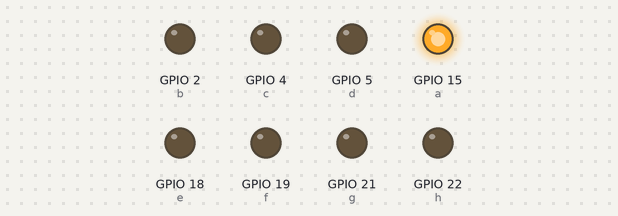
The program below on a simulated ESP32 board running MicroPython. Shown: output pins drawn as LEDs (lit = HIGH). Threads take turns every 2 ms.

Above: at 0.07 s.
At 0.72 s:
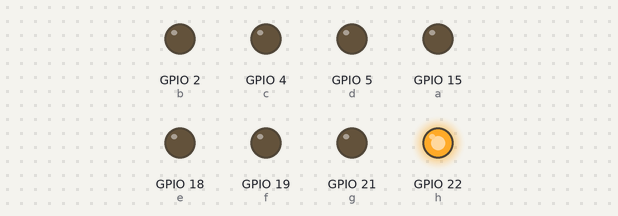
At 1.32 s:
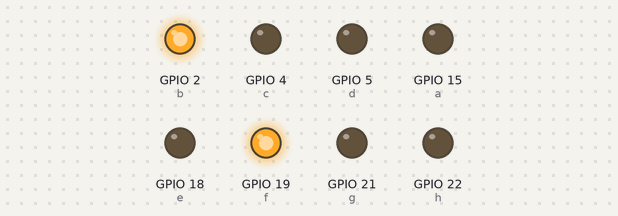
At 2.57 s:
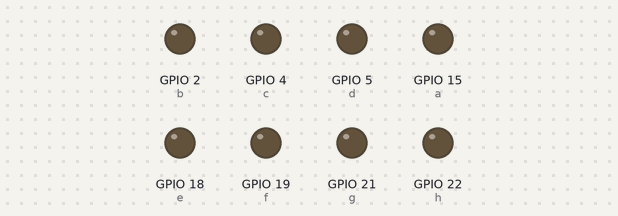
At 3.82 s:
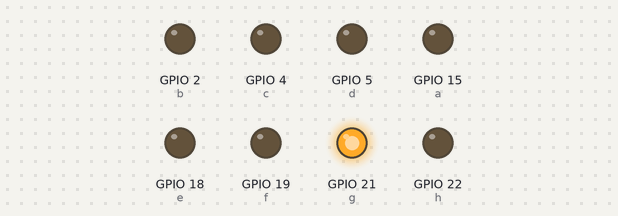
At 5.12 s:
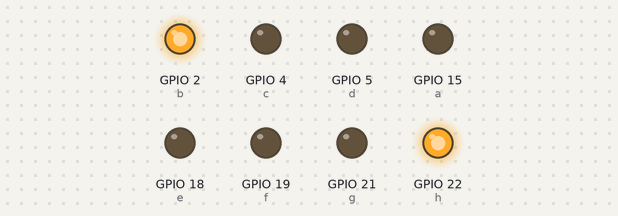
Timing chart, 0 to 5.4 s (numbered marks = the images above):
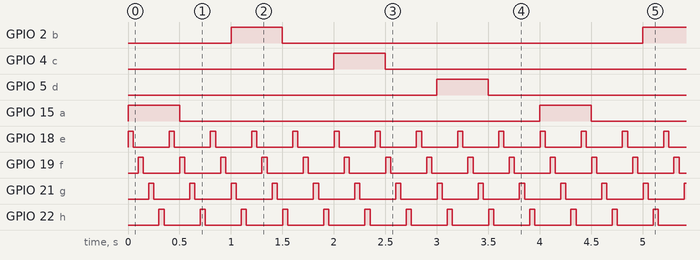

The program:

leds.py
```python
from machine import Pin
from utime import sleep_ms
import _thread


a = Pin(15, Pin.OUT)
b = Pin(2, Pin.OUT)
c = Pin(4, Pin.OUT)
d = Pin(5, Pin.OUT)
e = Pin(18, Pin.OUT)
f = Pin(19, Pin.OUT)
g = Pin(21, Pin.OUT)
h = Pin(22, Pin.OUT)

leds = [a, b, c, d, e, f, g, h]

def nuevo():

    while True:

        for bombillo in leds[0:4:1]:

            bombillo.on()
            sleep_ms(500)
            bombillo.off()
            sleep_ms(500)

_thread.start_new_thread(nuevo, ())


while True:

    for bombillo in leds[4:8:1]:

        bombillo.on()
        sleep_ms(50)
        bombillo.off()
        sleep_ms(50)


    
```

Measured:
- by itself, GPIO 2 (b), GPIO 4 (c), GPIO 5 (d), GPIO 15 (a): alternates HIGH for 0.50 s and LOW for 3.5 s
- by itself, GPIO 18 (e), GPIO 19 (f), GPIO 21 (g), GPIO 22 (h): alternates HIGH for 0.05 s and LOW for 0.35 s
